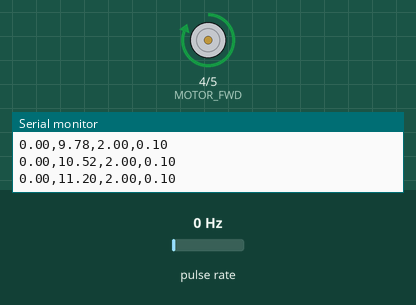
This sketch was run on a simulated Arduino Uno, built with avr-gcc and run on an emulated ATmega328P. Parts: motor-driver pin pairs drawn as motors (green arrow = first pin HIGH = forward, orange = second pin HIGH = backward, longer = more drive), the last lines printed to the serial monitor. Wiring (inferred from the names in the program): pulse sensor: data pin 2. The inputs (shaded band) are chosen by the test bench; at power-on: pulse rate 0 Hz.

Above: at 1.2 s.
1.3 s: pulse rate (sensor on pin 2) set to 150 Hz
At 1.55 s:
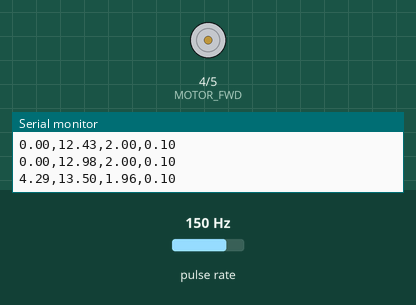
Timing chart, 0 to 4.3 s (numbered marks = the images above; inputs shaded):
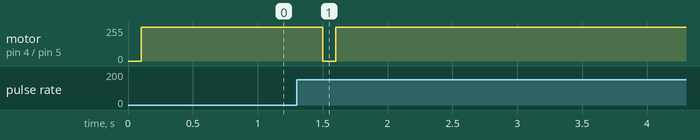

The sketch:

5_ADI.ino
```cpp
#define MOTOR_FWD     4
#define MOTOR_REV     5
#define ENCODER_PIN1  2
#define ENCODER_PIN2  3
#define PPR           7
#define GEAR_RATIO  300

volatile int lastEncoded = 0;
volatile int pulseCount = 0;
volatile long encoderValue = 0;

unsigned long lastTime = 0;
unsigned long currentTime = 0;
float t = 0;
float dt = 0;
float Ts = 100;

int motorSpeed = 0;
int u = 0;
float RPM = 0;

float ref = 0;
float r = 0;

float error = 0;
float x = 0;
float xm = 0, xm_dot = 0;
float a_hat = 2, a_hat_dot = 0;
float b_hat = 0.1, b_hat_dot = 0;

float am = 0.9, bm = 0.9;
float gamma_a = 0.01, gamma_b = 0.000001;
float sigma_a = 0.1, sigma_b = 0.01;

// Reference sequence
int refs[]   = {18, 18, 18};       // r1, r2, r3 (reference signals)
int delays[] = {8000, 6000, 6000}; // delay1, delay2, delay3 (ms)

int numSteps = sizeof(refs) / sizeof(refs[0]);
int currentStep = 0;
unsigned long stepStartTime = 0;

void setup() {
    Serial.begin(9600);

    pinMode(MOTOR_FWD, OUTPUT);
    pinMode(MOTOR_REV, OUTPUT);
    pinMode(ENCODER_PIN1, INPUT_PULLUP);

    attachInterrupt(digitalPinToInterrupt(ENCODER_PIN1), countPulse, RISING);

    lastTime = millis();
    // stepStartTime = millis();
}

void loop() {
    currentTime = millis();
    dt = currentTime - lastTime;

    // For step function
    // if (currentTime - stepStartTime >= delays[currentStep]) {
    //     currentStep++;
    //     if (currentStep >= numSteps) {
    //         currentStep = 0;
    //     }

    //     ref = refs[currentStep];
    //     stepStartTime = currentTime;
    // }

    // For sinusoidal function
    t = currentTime * 0.001; // (sec)
    ref = 16 + 4 * sin(0.5 * t);

    if (dt >= Ts) {
        dt = dt/1000;

        // Reference signal
        r = ref;

        // System measurement
        x = RPM;

        // Model
        error = x - xm;
        xm_dot = -am * xm + bm * r;
        xm += xm_dot * dt;

        // 1. Adaptive laws ADI
        a_hat_dot = gamma_a * x * error;
        b_hat_dot = gamma_b * u * error;

        // 2. Adaptive laws ADI with sigma modification
        // a_hat_dot = gamma_a * (x * error - sigma_a * a_hat);
        // b_hat_dot = gamma_b * (u * error - sigma_b * b_hat);

        // 3. Adaptive laws ADI with epsilon modification
        // a_hat_dot = gamma_a * (x * error - sigma_a * abs(error) * a_hat);
        // b_hat_dot = gamma_b * (u * error - sigma_b * abs(error) * b_hat);

        // 4. Dead zone for ADI
        // if(abs(error) < 1.5) {
        //     a_hat_dot = 0;
        //     b_hat_dot = 0;
        // }
        // else {
        //     a_hat_dot = gamma_a * x * error;
        //     b_hat_dot = gamma_b * u * error;
        // }

        // 5. Projection Operator
        // th_max = [[20.0, 35.0], [0.0, 0.5]];
        // eps =
        // f =


        a_hat += a_hat_dot * dt;
        b_hat += b_hat_dot * dt;

        // Control
        u = 1/b_hat * ((am - a_hat) * x + bm * r);

        if (u >= 0 && u <= 255) {
            motorSpeed = u;
            analogWrite(MOTOR_FWD, motorSpeed);
            analogWrite(MOTOR_REV, 0);
        }
        else if (u < 0 && u >= -255) {
            motorSpeed = -u;
            analogWrite(MOTOR_REV, motorSpeed);
            analogWrite(MOTOR_FWD, 0);
        }

        detachInterrupt(digitalPinToInterrupt(ENCODER_PIN1));

        // RPM calculation
        RPM = (pulseCount / ((float)PPR * GEAR_RATIO)) * 60.0 / (Ts/1000);

        pulseCount = 0;
        lastTime = currentTime;

        attachInterrupt(digitalPinToInterrupt(ENCODER_PIN1), countPulse, RISING);

        // Plots
        Serial.print(x);
        Serial.print(",");
        Serial.print(xm);
        Serial.print(",");
        Serial.print(a_hat);
        Serial.print(",");
        Serial.println(b_hat);
    }
}

void countPulse() {
    pulseCount++;
}
```

Measured:
- after the input at 1.3 s, motor on pin 4 (MOTOR_FWD) / pin 5 (MOTOR_REV): forward 255/255 → stopped after 0.20 s, → forward 255/255 0.10 s later
